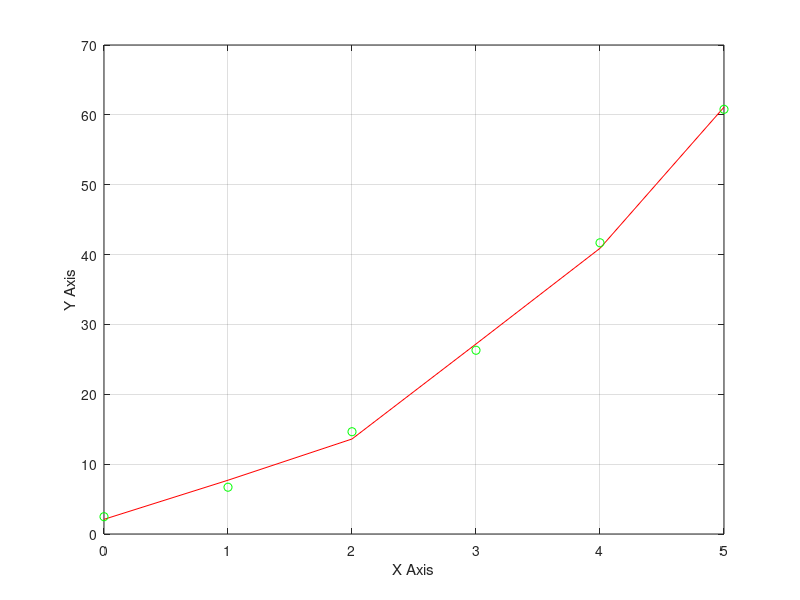

Source code (MATLAB):
clc;
close all;
clear all;
x=[0:5];
y=[2.1 7.7 13.6 27.2 40.9 61.1];
n=length(x);
sumx=sum(x);
sumxsqrt=sum(x.^2);
sumxcube=sum(x.^3);
sumxfour=sum(x.^4);
sumy=sum(y);
sumxy=sum(x.*y);
sumxsqrty=sum((x.^2).*y);
A=[n sumx sumxsqrt
    sumx sumxsqrt sumxcube
    sumxsqrt sumxcube sumxfour];
B=[sumy
    sumxy
    sumxsqrty];
a=A\B;
ym=a(1)+a(2).*x+a(3).*(x.^2);
plot(x,y,'r');
grid on;
hold on
plot(x,ym,'go');
xlabel('X Axis');
ylabel('Y Axis');



